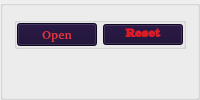
               <widget class="QGroupBox" name="groupBox_26">
                <property name="title">
                 <string/>
                </property>
                <layout class="QVBoxLayout" name="verticalLayout_15">
                 <item>
                  <widget class="QGroupBox" name="groupBox_2">
                   <property name="title">
                    <string/>
                   </property>
                   <property name="flat">
                    <bool>true</bool>
                   </property>
                   <layout class="QHBoxLayout" name="horizontalLayout_2">
                    <property name="leftMargin">
                     <number>0</number>
                    </property>
                    <property name="topMargin">
                     <number>0</number>
                    </property>
                    <property name="rightMargin">
                     <number>0</number>
                    </property>
                    <property name="bottomMargin">
                     <number>0</number>
                    </property>
                    <item>
                     <widget class="QPushButton" name="EditFile">
                      <property name="palette">
                       <palette>
                        <active>
                         <colorrole role="WindowText">
                          <brush brushstyle="SolidPattern">
                           <color alpha="255">
                            <red>145</red>
                            <green>65</green>
                            <blue>172</blue>
                           </color>
                          </brush>
                         </colorrole>
                         <colorrole role="Button">
                          <brush brushstyle="SolidPattern">
                           <color alpha="255">
                            <red>22</red>
                            <green>8</green>
                            <blue>47</blue>
                           </color>
                          </brush>
                         </colorrole>
                         <colorrole role="Text">
                          <brush brushstyle="SolidPattern">
                           <color alpha="255">
                            <red>237</red>
                            <green>51</green>
                            <blue>59</blue>
                           </color>
                          </brush>
                         </colorrole>
                         <colorrole role="BrightText">
                          <brush brushstyle="SolidPattern">
                           <color alpha="255">
                            <red>224</red>
                            <green>27</green>
                            <blue>36</blue>
                           </color>
                          </brush>
                         </colorrole>
                         <colorrole role="ButtonText">
                          <brush brushstyle="SolidPattern">
                           <color alpha="255">
                            <red>237</red>
                            <green>51</green>
                            <blue>59</blue>
                           </color>
                          </brush>
                         </colorrole>
                         <colorrole role="Base">
                          <brush brushstyle="SolidPattern">
                           <color alpha="255">
                            <red>22</red>
                            <green>8</green>
                            <blue>47</blue>
                           </color>
                          </brush>
                         </colorrole>
                         <colorrole role="Window">
                          <brush brushstyle="SolidPattern">
                           <color alpha="255">
                            <red>22</red>
                            <green>8</green>
                            <blue>47</blue>
                           </color>
                          </brush>
                         </colorrole>
                         <colorrole role="PlaceholderText">
                          <brush brushstyle="SolidPattern">
                           <color alpha="128">
                            <red>237</red>
                            <green>51</green>
                            <blue>59</blue>
                           </color>
                          </brush>
                         </colorrole>
                        </active>
                        <inactive>
                         <colorrole role="WindowText">
                          <brush brushstyle="SolidPattern">
                           <color alpha="255">
                            <red>145</red>
                            <green>65</green>
                            <blue>172</blue>
                           </color>
                          </brush>
                         </colorrole>
                         <colorrole role="Button">
                          <brush brushstyle="SolidPattern">
                           <color alpha="255">
                            <red>22</red>
                            <green>8</green>
                            <blue>47</blue>
                           </color>
                          </brush>
                         </colorrole>
                         <colorrole role="Text">
                          <brush brushstyle="SolidPattern">
                           <color alpha="255">
                            <red>237</red>
                            <green>51</green>
                            <blue>59</blue>
                           </color>
                          </brush>
                         </colorrole>
                         <colorrole role="BrightText">
                          <brush brushstyle="SolidPattern">
                           <color alpha="255">
                            <red>224</red>
                            <green>27</green>
                            <blue>36</blue>
                           </color>
                          </brush>
                         </colorrole>
                         <colorrole role="ButtonText">
                          <brush brushstyle="SolidPattern">
                           <color alpha="255">
                            <red>237</red>
                            <green>51</green>
                            <blue>59</blue>
                           </color>
                          </brush>
                         </colorrole>
                         <colorrole role="Base">
                          <brush brushstyle="SolidPattern">
                           <color alpha="255">
                            <red>22</red>
                            <green>8</green>
                            <blue>47</blue>
                           </color>
                          </brush>
                         </colorrole>
                         <colorrole role="Window">
                          <brush brushstyle="SolidPattern">
                           <color alpha="255">
                            <red>22</red>
                            <green>8</green>
                            <blue>47</blue>
                           </color>
                          </brush>
                         </colorrole>
                         <colorrole role="PlaceholderText">
                          <brush brushstyle="SolidPattern">
                           <color alpha="128">
                            <red>237</red>
                            <green>51</green>
                            <blue>59</blue>
                           </color>
                          </brush>
                         </colorrole>
                        </inactive>
                        <disabled>
                         <colorrole role="WindowText">
                          <brush brushstyle="SolidPattern">
                           <color alpha="255">
                            <red>190</red>
                            <green>190</green>
                            <blue>190</blue>
                           </color>
                          </brush>
                         </colorrole>
                         <colorrole role="Button">
                          <brush brushstyle="SolidPattern">
                           <color alpha="255">
                            <red>22</red>
                            <green>8</green>
                            <blue>47</blue>
                           </color>
                          </brush>
                         </colorrole>
                         <colorrole role="Text">
                          <brush brushstyle="SolidPattern">
                           <color alpha="255">
                            <red>190</red>
                            <green>190</green>
                            <blue>190</blue>
                           </color>
                          </brush>
                         </colorrole>
                         <colorrole role="BrightText">
                          <brush brushstyle="SolidPattern">
                           <color alpha="255">
                            <red>224</red>
                            <green>27</green>
                            <blue>36</blue>
                           </color>
                          </brush>
                         </colorrole>
                         <colorrole role="ButtonText">
                          <brush brushstyle="SolidPattern">
                           <color alpha="255">
                            <red>190</red>
                            <green>190</green>
                            <blue>190</blue>
                           </color>
                          </brush>
                         </colorrole>
                         <colorrole role="Base">
                          <brush brushstyle="SolidPattern">
                           <color alpha="255">
                            <red>22</red>
                            <green>8</green>
                            <blue>47</blue>
                           </color>
                          </brush>
                         </colorrole>
                         <colorrole role="Window">
                          <brush brushstyle="SolidPattern">
                           <color alpha="255">
                            <red>22</red>
                            <green>8</green>
                            <blue>47</blue>
                           </color>
                          </brush>
                         </colorrole>
                         <colorrole role="PlaceholderText">
                          <brush brushstyle="SolidPattern">
                           <color alpha="128">
                            <red>0</red>
                            <green>0</green>
                            <blue>0</blue>
                           </color>
                          </brush>
                         </colorrole>
                        </disabled>
                       </palette>
                      </property>
                      <property name="font">
                       <font>
                        <family>URW Bookman [urw]</family>
                        <bold>true</bold>
                       </font>
                      </property>
                      <property name="text">
                       <string>Open</string>
                      </property>
                     </widget>
                    </item>
                    <item>
                     <widget class="QPushButton" name="reset">
                      <property name="palette">
                       <palette>
                        <active>
                         <colorrole role="WindowText">
                          <brush brushstyle="SolidPattern">
                           <color alpha="255">
                            <red>192</red>
                            <green>97</green>
                            <blue>203</blue>
                           </color>
                          </brush>
                         </colorrole>
                         <colorrole role="Button">
                          <brush brushstyle="SolidPattern">
                           <color alpha="255">
                            <red>22</red>
                            <green>8</green>
                            <blue>47</blue>
                           </color>
                          </brush>
                         </colorrole>
                         <colorrole role="Text">
                          <brush brushstyle="SolidPattern">
                           <color alpha="255">
                            <red>224</red>
                            <green>27</green>
                            <blue>36</blue>
                           </color>
                          </brush>
                         </colorrole>
                         <colorrole role="BrightText">
                          <brush brushstyle="SolidPattern">
                           <color alpha="255">
                            <red>224</red>
                            <green>27</green>
                            <blue>36</blue>
                           </color>
                          </brush>
                         </colorrole>
                         <colorrole role="ButtonText">
                          <brush brushstyle="SolidPattern">
                           <color alpha="255">
                            <red>224</red>
                            <green>27</green>
                            <blue>36</blue>
                           </color>
                          </brush>
                         </colorrole>
                         <colorrole role="Base">
                          <brush brushstyle="SolidPattern">
                           <color alpha="255">
                            <red>22</red>
                            <green>8</green>
                            <blue>47</blue>
                           </color>
                          </brush>
                         </colorrole>
                         <colorrole role="Window">
                          <brush brushstyle="SolidPattern">
                           <color alpha="255">
                            <red>22</red>
                            <green>8</green>
                            <blue>47</blue>
                           </color>
                          </brush>
                         </colorrole>
                         <colorrole role="PlaceholderText">
                          <brush brushstyle="SolidPattern">
                           <color alpha="128">
                            <red>224</red>
                            <green>27</green>
                            <blue>36</blue>
                           </color>
                          </brush>
                         </colorrole>
                        </active>
                        <inactive>
                         <colorrole role="WindowText">
                          <brush brushstyle="SolidPattern">
                           <color alpha="255">
                            <red>192</red>
                            <green>97</green>
                            <blue>203</blue>
                           </color>
                          </brush>
                         </colorrole>
                         <colorrole role="Button">
                          <brush brushstyle="SolidPattern">
                           <color alpha="255">
                            <red>22</red>
                            <green>8</green>
                            <blue>47</blue>
                           </color>
                          </brush>
                         </colorrole>
                         <colorrole role="Text">
                          <brush brushstyle="SolidPattern">
                           <color alpha="255">
                            <red>224</red>
                            <green>27</green>
                            <blue>36</blue>
                           </color>
                          </brush>
                         </colorrole>
                         <colorrole role="BrightText">
                          <brush brushstyle="SolidPattern">
                           <color alpha="255">
                            <red>224</red>
                            <green>27</green>
                            <blue>36</blue>
                           </color>
                          </brush>
                         </colorrole>
                         <colorrole role="ButtonText">
                          <brush brushstyle="SolidPattern">
                           <color alpha="255">
                            <red>224</red>
                            <green>27</green>
                            <blue>36</blue>
                           </color>
                          </brush>
                         </colorrole>
                         <colorrole role="Base">
                          <brush brushstyle="SolidPattern">
                           <color alpha="255">
                            <red>22</red>
                            <green>8</green>
                            <blue>47</blue>
                           </color>
                          </brush>
                         </colorrole>
                         <colorrole role="Window">
                          <brush brushstyle="SolidPattern">
                           <color alpha="255">
                            <red>22</red>
                            <green>8</green>
                            <blue>47</blue>
                           </color>
                          </brush>
                         </colorrole>
                         <colorrole role="PlaceholderText">
                          <brush brushstyle="SolidPattern">
                           <color alpha="128">
                            <red>224</red>
                            <green>27</green>
                            <blue>36</blue>
                           </color>
                          </brush>
                         </colorrole>
                        </inactive>
                        <disabled>
                         <colorrole role="WindowText">
                          <brush brushstyle="SolidPattern">
                           <color alpha="255">
                            <red>190</red>
                            <green>190</green>
                            <blue>190</blue>
                           </color>
                          </brush>
                         </colorrole>
                         <colorrole role="Button">
                          <brush brushstyle="SolidPattern">
                           <color alpha="255">
                            <red>22</red>
                            <green>8</green>
                            <blue>47</blue>
                           </color>
                          </brush>
                         </colorrole>
                         <colorrole role="Text">
                          <brush brushstyle="SolidPattern">
                           <color alpha="255">
                            <red>190</red>
                            <green>190</green>
                            <blue>190</blue>
                           </color>
                          </brush>
                         </colorrole>
                         <colorrole role="BrightText">
                          <brush brushstyle="SolidPattern">
                           <color alpha="255">
                            <red>224</red>
                            <green>27</green>
                            <blue>36</blue>
                           </color>
                          </brush>
                         </colorrole>
                         <colorrole role="ButtonText">
                          <brush brushstyle="SolidPattern">
                           <color alpha="255">
                            <red>190</red>
                            <green>190</green>
                            <blue>190</blue>
                           </color>
                          </brush>
                         </colorrole>
                         <colorrole role="Base">
                          <brush brushstyle="SolidPattern">
                           <color alpha="255">
                            <red>22</red>
                            <green>8</green>
                            <blue>47</blue>
                           </color>
                          </brush>
                         </colorrole>
                         <colorrole role="Window">
                          <brush brushstyle="SolidPattern">
                           <color alpha="255">
                            <red>22</red>
                            <green>8</green>
                            <blue>47</blue>
                           </color>
                          </brush>
                         </colorrole>
                         <colorrole role="PlaceholderText">
                          <brush brushstyle="SolidPattern">
                           <color alpha="128">
                            <red>0</red>
                            <green>0</green>
                            <blue>0</blue>
                           </color>
                          </brush>
                         </colorrole>
                        </disabled>
                       </palette>
                      </property>
                      <property name="font">
                       <font>
                        <family>URW Bookman</family>
                        <bold>true</bold>
                       </font>
                      </property>
                      <property name="text">
                       <string>Reset</string>
                      </property>
                     </widget>
                    </item>
                   </layout>
                  </widget>
                 </item>
                 <item>
                  <widget class="QLabel" name="filepath">
                   <property name="minimumSize">
                    <size>
                     <width>100</width>
                     <height>0</height>
                    </size>
                   </property>
                   <property name="font">
                    <font>
                     <family>URW Bookman [urw]</family>
                     <pointsize>9</pointsize>
                     <bold>true</bold>
                    </font>
                   </property>
                   <property name="text">
                    <string/>
                   </property>
                  </widget>
                 </item>
                </layout>
               </widget>
